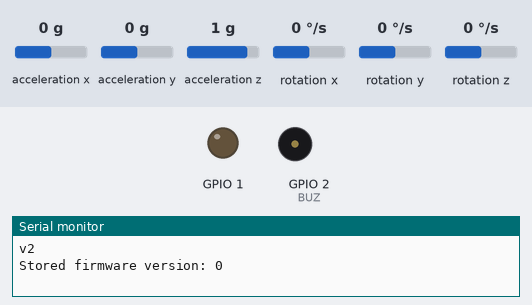
Bench run of a sketch on a simulated ESP32-S3. On the bench: output pins drawn as LEDs (lit = HIGH), buzzer (waves = sounding, pin HIGH), the last lines printed to the serial monitor. Wiring (inferred from the names in the program): MPU-6050 motion sensor at I2C address 0x68. The inputs (shaded band) are chosen by the test bench; at power-on: acceleration x 0 g, acceleration y 0 g, acceleration z 1 g, rotation x 0 °/s, rotation y 0 °/s, rotation z 0 °/s. WiFi joins after 1.5 s; servers stay silent unless stated; EEPROM starts erased; nothing arrives over Bluetooth unless stated; a phone connects over Bluetooth LE 3 s after start.

Above: at 0.1 s.
At 4.2 s:
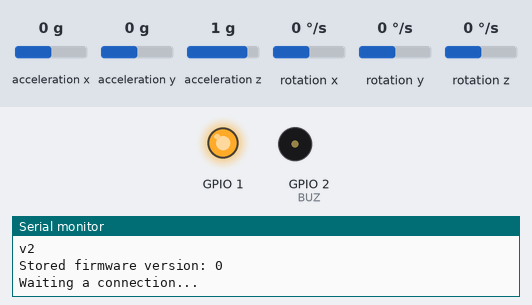
Timing chart, 0 to 5.9 s (numbered marks = the images above):
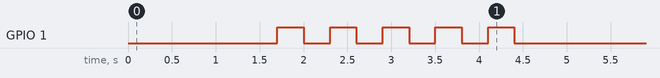

The sketch:

main.ino
```cpp
#include <WiFi.h>
#include <HTTPClient.h>
#include <HTTPUpdate.h>
#include <Preferences.h>
#include <BLEDevice.h>
#include <BLEServer.h>
#include <BLEUtils.h>
#include <BLE2902.h>
#include <Wire.h>
#include <math.h>

BLEServer* pServer = NULL;
BLECharacteristic* alertCharacteristic = NULL;
bool deviceConnected = false;
bool oldDeviceConnected = false;

#define BUZ 2

// #define 1 1
bool state = false;

#define BUTTON_PIN 4
bool stopAlert = false;

// See the following for generating UUIDs:
// https://www.uuidgenerator.net/


#define SERVICE_UUID "4fafc201-1fb5-459e-8fcc-c5c9c331914b"
#define ALERT_CHAR_UUID "beb5483e-36e1-4688-b7f5-ea07361b26a8"


// ========== MPU6050 Configuration ========== //
const int MPU_addr = 0x68;  // I2C address for MPU6050 (default: SDA=8, SCL=9 on ESP32-S3)

// Raw sensor data variables
int16_t AcX, AcY, AcZ, Tmp, GyX, GyY, GyZ, Amp, gyroMagnitude;

// Processed sensor data (accelerometer in g's and gyroscope in °/s)
float ax = 0, ay = 0, az = 0, gx = 0, gy = 0, gz = 0;

// Global variable for crash detection count (to filter out noise)
int crashCount = 0;

// Global variable to hold the time until which "CRASH DETECTED" is shown
unsigned long crashDisplayUntil = 0;

Preferences preferences;

const char* ssid = "Dialog 4G 929";
const char* password = "60c302f3";

// GitHub raw links (MUST use raw.githubusercontent.com)
const char* firmwareUrl = "https://raw.githubusercontent.com/theekshanaj123/safe-drive-ota/main/sketch_oct8a.ino.bin";
const char* versionUrl = "https://raw.githubusercontent.com/theekshanaj123/safe-drive-ota/main/version.txt";

unsigned long currentMillis = 0;
unsigned long previousMillis_LED = 0;
const long interval_LED = 300;


class MyServerCallbacks : public BLEServerCallbacks {
  void onConnect(BLEServer* pServer) {
    Serial.println("connected");
    deviceConnected = true;
  };

  void onDisconnect(BLEServer* pServer) {
    deviceConnected = false;
  }
};


void setup() {
  Serial.begin(115200);
  pinMode(BUTTON_PIN, INPUT_PULLUP);
  pinMode(1, OUTPUT);
  pinMode(2, OUTPUT);

  Serial.println("v2");

  preferences.begin("my-app", false);
  int currentVersion = preferences.getInt("version", 0);
  Serial.print("Stored firmware version: ");
  Serial.println(currentVersion);

  WiFi.begin(ssid, password);
  // Serial.print("Connecting to WiFi");
  while (WiFi.status() != WL_CONNECTED) {
    delay(500);
    // Serial.print(".");
  }
  // Serial.println("\nConnected!");

  // ======== Fetch latest version ======== //
  HTTPClient http;
  http.begin(versionUrl);
  int httpCode = http.GET();

  if (httpCode == HTTP_CODE_OK) {
    String latestVersionStr = http.getString();
    latestVersionStr.trim();
    int latestVersion = latestVersionStr.toInt();

    Serial.printf("Latest version on GitHub: %d\n", latestVersion);

    HTTPClient httpFire;
    httpFire.begin(firmwareUrl);

    if (latestVersion > currentVersion) {
      Serial.println("New firmware available! Starting OTA update...");

      preferences.putInt("version", latestVersion);
      preferences.end();

      t_httpUpdate_return ret = httpUpdate.update(httpFire, firmwareUrl);


      switch (ret) {
        case HTTP_UPDATE_FAILED:
          // Serial.printf("Update failed: %s\n", httpUpdate.getLastErrorString().c_str());
          break;
        case HTTP_UPDATE_NO_UPDATES:
          Serial.println("No update available.");
          break;
        case HTTP_UPDATE_OK:

          // Serial.println("Update successful! Rebooting...");
          break;
      }
    } else {
      Serial.println("Firmware is up to date.");
    }
  } else {
    // Serial.printf("Failed to fetch version file. HTTP code: %d\n", httpCode);
  }
  http.end();

  // Create the BLE Device
  BLEDevice::init("Crash Detection");

  // Create the BLE Server
  pServer = BLEDevice::createServer();
  pServer->setCallbacks(new MyServerCallbacks());

  // Create the BLE Service
  BLEService* pService = pServer->createService(SERVICE_UUID);

  // Create a BLE Characteristic for temperature
  alertCharacteristic = pService->createCharacteristic(
    ALERT_CHAR_UUID,
    BLECharacteristic::PROPERTY_READ | BLECharacteristic::PROPERTY_WRITE | BLECharacteristic::PROPERTY_NOTIFY | BLECharacteristic::PROPERTY_INDICATE);

  // Create a BLE Descriptor
  alertCharacteristic->addDescriptor(new BLE2902());

  // Start the service
  pService->start();

  // Start advertising
  BLEAdvertising* pAdvertising = BLEDevice::getAdvertising();
  pAdvertising->addServiceUUID(SERVICE_UUID);
  pAdvertising->setScanResponse(false);
  pAdvertising->setMinPreferred(0x0);  // set value to 0x00 to not advertise this parameter
  BLEDevice::startAdvertising();
  Serial.println("Waiting a connection...");


  while (!deviceConnected) {
    digitalWrite(1, HIGH);
    delay(300);
    digitalWrite(1, LOW);
    delay(300);
  }

  Wire.begin();  // I2C initialization (default: SDA=8, SCL=9 on ESP32-S3)
  initMPU();
}

void loop() {
  // notify changed value
  if (deviceConnected) {
    digitalWrite(1, LOW);

    if (!mpu_read()) {
      unsigned long currentMillis = millis();
      Serial.println("Sensor read error");
      digitalWrite(1, HIGH);
      delay(1000);
      return;
    }

    processIMUData();
    detectFall();

    if (millis() < crashDisplayUntil) {

      // 10 time loop
      for (int i = 1; i < 10; i++) {
        currentMillis = millis();

        if (digitalRead(BUTTON_PIN) == LOW) {
          // Serial.println("PULL");
          stopAlert = true;
          crashDisplayUntil = millis();
          break;
        }
        Serial.println("CRASH WAS DETECTED");

        if (currentMillis - previousMillis_LED >= interval_LED) {
          if (state) {
            tone(BUZ, 5000);
          } else {
            noTone(BUZ);
          }
          digitalWrite(1, state);
          state = !state;
        }
      }

      // Not stop
      while (!stopAlert) {
        currentMillis = millis();

        alertCharacteristic->setValue("CRASH WAS DETECTED");
        alertCharacteristic->notify();

        if (currentMillis - previousMillis_LED >= interval_LED) {
          if (state) {
            tone(BUZ, 5000);
          } else {
            noTone(BUZ);
          }
          digitalWrite(1, state);
          state = !state;
        }
      }
    }
    crashDisplayUntil = millis();
    Serial.println(stopAlert);
    delay(20);
  }
  // disconnecting
  if (!deviceConnected && oldDeviceConnected) {
    pServer->startAdvertising();  // restart advertising
    Serial.println("start advertising");

    oldDeviceConnected = deviceConnected;

    while (!deviceConnected) {
      currentMillis = millis();
      if (currentMillis - previousMillis_LED >= interval_LED) {
        digitalWrite(1, state);
        state = !state;
      }
    }
  }

  // connecting
  if (deviceConnected && !oldDeviceConnected) {
    // do stuff here on connecting
    oldDeviceConnected = deviceConnected;
  }

  delay(100);
}


void initMPU() {
  Wire.beginTransmission(MPU_addr);
  Wire.write(0x6B);
  Wire.write(0);
  Wire.endTransmission(true);
}

// ========== Process Sensor Data ========== //
void processIMUData() {
  ax = (AcX - 2050) / 16384.0;
  ay = (AcY - 77) / 16384.0;
  az = (AcZ - 1947) / 16384.0;

  gx = (GyX + 270) / 131.07;
  gy = (GyY - 351) / 131.07;
  gz = (GyZ + 136) / 131.07;
}

// ========== Crash Detection Algorithm ========== //
void detectFall() {
  float Raw_Amp = sqrt(ax * ax + ay * ay + az * az);
  Amp = Raw_Amp * 10;
  char buffer[6];

  gyroMagnitude = sqrt(gx * gx + gy * gy + gz * gz);

  Serial.print("Amp: ");
  Serial.print(Amp);
  Serial.print("\t");
  Serial.print("  Gyro: ");
  Serial.println(gyroMagnitude);

  if (Amp >= 30) {
    crashCount++;
    if (crashCount >= 3) {
      stopAlert = false;
      Serial.println("CRASH WAS DETECTED");
      crashDisplayUntil = millis() + 10000;
      crashCount = 0;
    }
  } else {
    crashCount = 0;
  }

  sprintf(buffer, "%02d", 0);
  alertCharacteristic->setValue(buffer);
  alertCharacteristic->notify();
}

// ========== Read Sensor Data from MPU6050 ========== //
bool mpu_read() {
  Wire.beginTransmission(MPU_addr);
  Wire.write(0x3B);
  if (Wire.endTransmission(false) != 0) {
    return false;
  }
  Wire.requestFrom(MPU_addr, 14, true);
  if (Wire.available() < 14) {
    return false;
  }
  AcX = Wire.read() << 8 | Wire.read();
  AcY = Wire.read() << 8 | Wire.read();
  AcZ = Wire.read() << 8 | Wire.read();
  Tmp = Wire.read() << 8 | Wire.read();
  GyX = Wire.read() << 8 | Wire.read();
  GyY = Wire.read() << 8 | Wire.read();
  GyZ = Wire.read() << 8 | Wire.read();
  return true;
}
```
